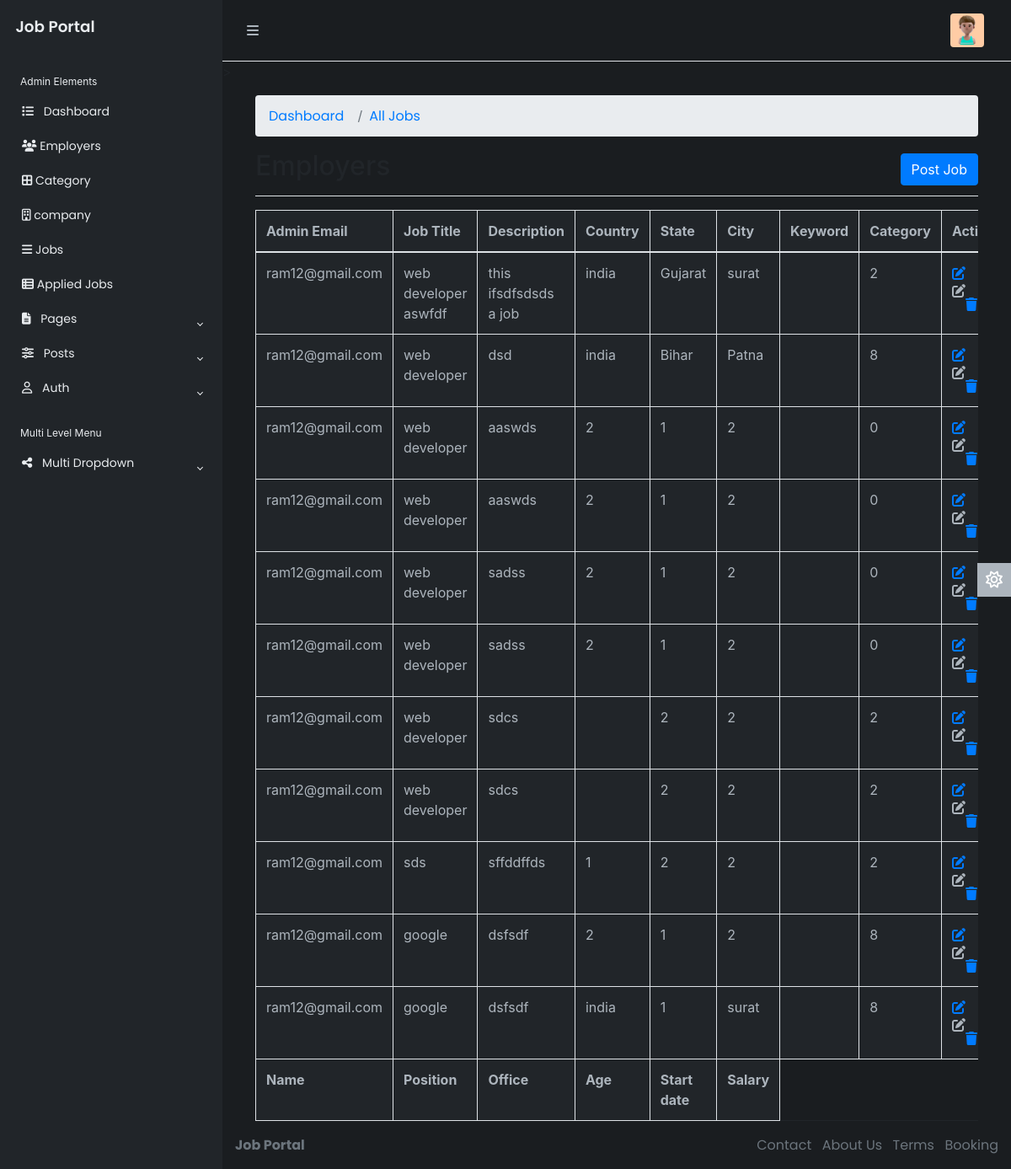
/admin2/all_jobs.php (signed in), run on the app's committed database.
### tables this page shows
CREATE TABLE `all_job` (
  `job_id` int(11) NOT NULL,
  `customer_email` varchar(100) NOT NULL,
  `job_title` varchar(100) NOT NULL,
  `description` text NOT NULL,
  `contri` varchar(100) NOT NULL,
  `state` varchar(100) NOT NULL,
  `city` varchar(100) NOT NULL,
  `post_date` timestamp NOT NULL DEFAULT current_timestamp() ON UPDATE current_timestamp(),
  `category` int(11) NOT NULL,
  `salary` int(100) NOT NULL,
  `type` varchar(100) NOT NULL,
  `address` varchar(200) NOT NULL
);

### admin2/all_jobs.php (the view, shortened to what this page needs)
<?php include('header.php');?>
<?php include('sidebar.php');?>>
<?php
      $email=$_SESSION['admin_email'];
      $query="select * from all_job where customer_email='$email'";
      $result=mysqli_query($connection,$query);
      $raw=mysqli_num_rows($result);
?>
<div class="container-fluid">
<main role="main" class="col-md-9 ml-sm-auto col-lg-12 pt-3 px-4">
        <nav aria-label="breadcrumb">
  <ol class="breadcrumb">
    <li class="breadcrumb-item"><a href="admin_dashboard.php">Dashboard</a></li>
    <li class="breadcrumb-item"><a href="all_jobs.php">All Jobs</a></li>
  </ol>
</nav>
<div class="d-flex justify-content-between flex-wrap flex-md-nowrap align-items-center pb-2 mb-3 border-bottom">
          <h1 class="h2">Employers</h1>
           <a href="add_jobs.php" class="btn btn-primary">Post Job</a>
          </div>
<div class="table-responsive">
<table id="example" class="table  table-bordered" style="width:100%">
        <thead>
        <tr>
      <th scope="col">Admin Email</th>
      <th scope="col">Job Title</th>
      <th scope="col">Description</th>
      <th scope="col">Country</th>
      <th scope="col">State</th>
      <th scope="col">City</th>
      <th scope="col">Keyword</th>
      <th scope="col">Category</th>
      <th scope="col" class="text-center">Action</th>
    </tr>
        </thead>
        <tbody>
        <?php
         if($raw>0){
          while($data=mysqli_fetch_assoc($result)) {
    ?>
    <tr>
    <td><?php echo $data['customer_email'];?></td>
      <td><?php echo $data['job_title'];?></td>
      <td><?php echo $data['description'];?></td>
      <td><?php echo $data['contri'];?></td>
      <td><?php echo $data['state'];?></td>
      <td><?php echo $data['city'];?></td>
      <td><?php ?></td>
      <td><?php echo $data['category'];?></td>
      <td><a href="edit_job.php?uid=<?php echo $data['job_id'];?>"><i class="fa-solid fa-pen-to-square mr-3"></a><a href="all_jobs.php?did=<?php echo $data['job_id'];?>"><i class="fa-solid fa-trash ml-3"></a></td>
        </tr>
            <?php }}; ?>
        </tbody>
        <tfoot>
            <tr>
                <th>Name</th>
                <th>Position</th>
                <th>Office</th>
                <th>Age</th>
                <th>Start date</th>
                <th>Salary</th>
            </tr>
        </tfoot>
    </table>
    </div>
    </div>
<?php include('footer.php');?>

### admin2/header.php (shortened to what this page needs)
<!DOCTYPE html>
<html lang="en" data-bs-theme="dark">
<head>
    <link rel="stylesheet" href="https://cdn.jsdelivr.net/npm/bootstrap@5.3.0-alpha2/dist/css/bootstrap.min.css">
    <link rel="stylesheet" href="css/style.css">
    <link rel="stylesheet" href="../fontawesome/css/all.min.css">
    <link rel="stylesheet" href="style1.css">
    <link rel="stylesheet" href="style2.css">
    <link rel="stylesheet" href="https://cdn.jsdelivr.net/npm/bootstrap@4.0.0/dist/css/bootstrap.min.css">
    <link rel="stylesheet" href="https://cdnjs.cloudflare.com/ajax/libs/font-awesome/6.5.1/css/all.min.css">
<body>

### admin2/sidebar.php (shortened to what this page needs)
<div class="wrapper">
        <aside id="sidebar" class="js-sidebar">
            <div class="h-100">
                <div class="sidebar-logo">
                    <a href="#">Job Portal</a>
                </div>
                <ul class="sidebar-nav">
                    <li class="sidebar-header">
                        Admin Elements
                    </li>
                    <li class="sidebar-itsem">
                        <a href="admin_dashboard.php" class="sidebar-link">
                            <i class="fa-solid fa-list pe-2"></i>
                            Dashboard
                        </a>
                    <li class="sidebar-item">
                        <a href="employers.php" class="sidebar-link">
                        <i class="fa-solid fa-users"></i>
                            Employers
                        </a>
                    </li>
                    </li>
                    <li class="sidebar-item ">
                        <a href="category.php" class="sidebar-link">
                        <i class="fa-solid fa-border-all"></i>
                            Category
                        </a>
                    </li>
                    <li class="sidebar-item">
                        <a href="company.php" class="sidebar-link">
                        <i class="fa-regular fa-building"></i>
                            company
                        </a>
                    </li>
                    <li class="sidebar-item">
                        <a href="all_jobs.php" class="sidebar-link">
                        <i class="fa-solid fa-bars"></i>
                            Jobs
                        </a>
                    </li>
                    <li class="sidebar-item">
                        <a href="applied_job.php" class="sidebar-link">
                        <i class="fa-solid fa-table-list"></i>
                            Applied Jobs
                        </a>
                    </li>
                    <li class="sidebar-item">
                        <a href="#" class="sidebar-link collapsed" data-bs-target="#pages" data-bs-toggle="collapse"
                            aria-expanded="false"><i class="fa-solid fa-file-lines pe-2"></i>
                            Pages
                        </a>
                    </li>
                    </ul>
                    <li class="sidebar-item">
                        <a href="#" class="sidebar-link collapsed" data-bs-target="#posts" data-bs-toggle="collapse"
                            aria-expanded="false"><i class="fa-solid fa-sliders pe-2"></i>
                            Posts
                        </a>
                    </li>
                    <li class="sidebar-item">
                        <a href="#" class="sidebar-link collapsed" data-bs-target="#auth" data-bs-toggle="collapse"
                            aria-expanded="false"><i class="fa-regular fa-user pe-2"></i>
                            Auth
                        </a>
                    </li>
                    <li class="sidebar-header">
                        Multi Level Menu
                    </li>
                    <li class="sidebar-item">
                        <a href="#" class="sidebar-link collapsed" data-bs-target="#multi" data-bs-toggle="collapse"
                            aria-expanded="false"><i class="fa-solid fa-share-nodes pe-2"></i>
                            Multi Dropdown
                        </a>
                    </li>
            </div>
        </aside>
        <div class="main">
            <nav class="navbar navbar-expand px-3 border-bottom">
                <button class="btn" id="sidebar-toggle" type="button">
                    <i class="fa-solid fa-bars"></i>
                </button>
                <div class="navbar-collapse navbar">
                    <ul class="navbar-nav">
                        <li class="nav-item dropdown">
                            <a href="#" data-bs-toggle="dropdown" class="nav-icon pe-md-0">
                                <img src="image/profile.jpg" class="avatar img-fluid rounded" alt="">
                            </a>
                        </li>
                    </ul>
                </div>
            </nav>

### admin2/footer.php (shortened to what this page needs)
<a href="#" class="theme-toggle">
                <i class="fa-regular fa-sun"></i>
            </a>
            <footer class="footer">
                <div class="container-fluid">
                    <div class="row text-muted">
                        <div class="col-6 text-start">
                            <p class="mb-0">
                                <a href="#" class="text-muted">
                                    <strong>Job Portal</strong>
                                </a>
                            </p>
                        </div>
                        <div class="col-6 text-end">
                            <ul class="list-inline">
                                <li class="list-inline-item">
                                    <a href="#" class="text-muted">Contact</a>
                                </li>
                                <li class="list-inline-item">
                                    <a href="#" class="text-muted">About Us</a>
                                </li>
                                <li class="list-inline-item">
                                    <a href="#" class="text-muted">Terms</a>
                                </li>
                                <li class="list-inline-item">
                                    <a href="#" class="text-muted">Booking</a>
                                </li>
                            </ul>
                        </div>
                    </div>
                </div>
            </footer>
        </div>
    </div>
</body>
</html>

### admin2/css/style.css (style rules this page uses)
body { font-family: 'Poppins', sans-serif; font-size: 0.875rem; opacity: 1; overflow-y: scroll; margin: 0; }
a { cursor: pointer; text-decoration: none; font-family: 'Poppins', sans-serif; }
li { list-style: none; }
.wrapper { align-items: stretch; display: flex; width: 100%; }
#sidebar { max-width: 264px; min-width: 264px; background: var(--bs-dark); transition: all 0.35s ease-in-out; }
.main { display: flex; flex-direction: column; min-height: 100vh; min-width: 0; overflow: hidden; transition: all 0.35s ease-in-out; width: 100%; background: var(--bs-dark-bg-subtle); }
.sidebar-logo { padding: 1.15rem; }
.sidebar-logo a { color: #e9ecef; font-size: 1.15rem; font-weight: 600; }
.sidebar-nav { flex-grow: 1; list-style: none; margin-bottom: 0; padding-left: 0; margin-left: 0; }
.sidebar-header { color: #e9ecef; font-size: .75rem; padding: 1.5rem 1.5rem .375rem; }
a.sidebar-link { padding: .625rem 1.625rem; color: #e9ecef; position: relative; display: block; font-size: 0.875rem; }
.sidebar-link[data-bs-toggle="collapse"]::after { border: solid; border-width: 0 .075rem .075rem 0; content: ""; display: inline-block; padding: 2px; position: absolute; right: 1.5rem; top: 1.4rem; transform: rotate(-135deg); transition: all .2s ease-out; }
.sidebar-link[data-bs-toggle="collapse"].collapsed::after { transform: rotate(45deg); transition: all .2s ease-out; }
.avatar { height: 40px; width: 40px; }
.navbar-expand .navbar-nav { margin-left: auto; }
.theme-toggle { position: fixed; top: 50%; transform: translateY(-65%); text-align: center; z-index: 10; right: 0; left: auto; border: none; background-color: var(--bs-body-color); }
html[data-bs-theme="dark"] .theme-toggle .fa-sun, html[data-bs-theme="light"] .theme-toggle .fa-moon { cursor: pointer; padding: 10px; display: block; font-size: 1.25rem; color: #FFF; }

### data on the page
all_job: customer_email "ram12@gmail.com", job_title "web developer aswfdf", description "this ifsdfsdsds a job", contri "india", state "Gujarat", city "surat", category "2"
all_job: customer_email "ram12@gmail.com", job_title "web developer", description "dsd", contri "india", state "Bihar", city "Patna", category "8"
all_job: customer_email "ram12@gmail.com", job_title "web developer", description "aaswds", contri "2", state "1", city "2", category "0"
all_job: customer_email "ram12@gmail.com", job_title "web developer", description "aaswds", contri "2", state "1", city "2", category "0"
all_job: customer_email "ram12@gmail.com", job_title "web developer", description "sadss", contri "2", state "1", city "2", category "0"
all_job: customer_email "ram12@gmail.com", job_title "web developer", description "sadss", contri "2", state "1", city "2", category "0"
all_job: customer_email "ram12@gmail.com", job_title "web developer", description "sdcs", state "2", city "2", category "2"
all_job: customer_email "ram12@gmail.com", job_title "web developer", description "sdcs", state "2", city "2", category "2"
all_job: customer_email "ram12@gmail.com", job_title "sds", description "sffddffds", contri "1", state "2", city "2", category "2"
all_job: customer_email "ram12@gmail.com", job_title "google", description "dsfsdf", contri "2", state "1", city "2", category "8"
all_job: customer_email "ram12@gmail.com", job_title "google", description "dsfsdf", contri "india", state "1", city "surat", category "8"
